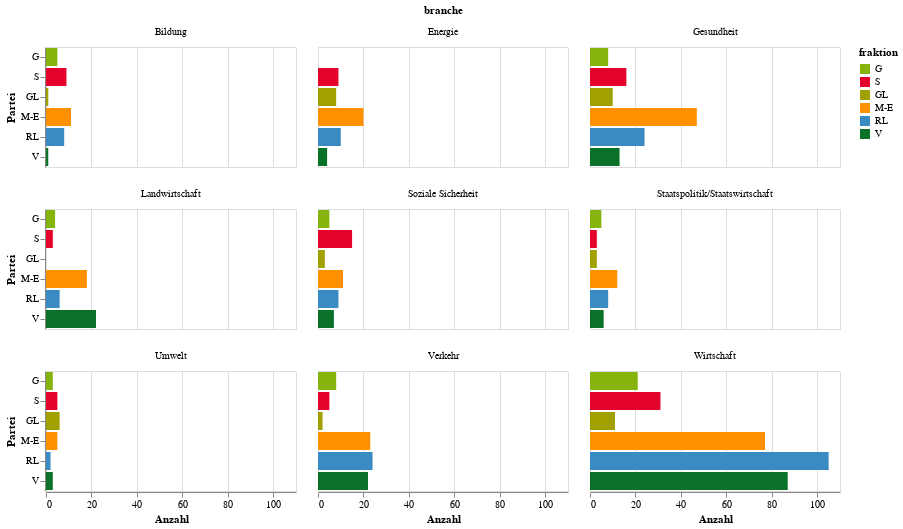

The notebook cell saved with this chart:
### Code cell
source = duckdb.query('''
    select branche, fraktion, count(1) count
    from df_bezahlt
    where fraktion in (select fraktion from df)
    and branche in (select branche from df_bezahlt group by branche having count(1) >= 20)
    group by 1, 2
''').to_df()

alt.Chart(source).mark_bar().encode(
    x=alt.X('count', title='Anzahl'),
    y=alt.Y('fraktion', sort=['G','S','GL','M-E','RL','V'], title='Partei'),
    color=alt.Color('fraktion', scale=alt.Scale(domain=['G','S','GL','M-E','RL','V'], range=['#85B50C','#E4022D','#A0A000','#FF9100','#3A8BC1','#0A7228'])),
).properties(
    width=250
).facet(
    facet='branche',
    columns=3
)

### Figure 1 — Vega-Lite specification as saved in the notebook (floating-point values rounded to 4 significant figures)
{"config": {"view": {"continuousWidth": 400, "continuousHeight": 300}}, "data": {"name": "data-09f75a73052cb98446f80c86219f42ee"}, "facet": {"field": "branche", "type": "nominal"}, "spec": {"mark": "bar", "encoding": {"color": {"field": "fraktion", "scale": {"domain": ["G", "S", "GL", "M-E", "RL", "V"], "range": ["#85B50C", "#E4022D", "#A0A000", "#FF9100", "#3A8BC1", "#0A7228"]}, "type": "nominal"}, "x": {"field": "count", "title": "Anzahl", "type": "quantitative"}, "y": {"field": "fraktion", "sort": ["G", "S", "GL", "M-E", "RL", "V"], "title": "Partei", "type": "nominal"}}, "width": 250}, "columns": 3, "$schema": "https://vega.github.io/schema/vega-lite/v4.17.0.json", "datasets": {"data-09f75a73052cb98446f80c86219f42ee": [{"branche": "Bildung", "fraktion": "G", "count": 5}, {"branche": "Gesundheit", "fraktion": "G", "count": 8}, {"branche": "Wirtschaft", "fraktion": "G", "count": 21}, {"branche": "Soziale Sicherheit", "fraktion": "V", "count": 7}, {"branche": "Umwelt", "fraktion": "V", "count": 3}, {"branche": "Wirtschaft", "fraktion": "V", "count": 87}, {"branche": "Landwirtschaft", "fraktion": "V", "count": 22}, {"branche": "Verkehr", "fraktion": "V", "count": 22}, {"branche": "Staatspolitik/Staatswirtschaft", "fraktion": "V", "count": 6}, {"branche": "Wirtschaft", "fraktion": "RL", "count": 105}, {"branche": "Verkehr", "fraktion": "RL", "count": 24}, {"branche": "Gesundheit", "fraktion": "V", "count": 13}, {"branche": "Staatspolitik/Staatswirtschaft", "fraktion": "RL", "count": 8}, {"branche": "Verkehr", "fraktion": "G", "count": 8}, {"branche": "Wirtschaft", "fraktion": "M-E", "count": 77}, {"branche": "Bildung", "fraktion": "M-E", "count": 11}, {"branche": "Verkehr", "fraktion": "M-E", "count": 23}, {"branche": "Gesundheit", "fraktion": "M-E", "count": 47}, {"branche": "Bildung", "fraktion": "RL", "count": 8}, {"branche": "Landwirtschaft", "fraktion": "RL", "count": 6}, {"branche": "Gesundheit", "fraktion": "S", "count": 16}, {"branche": "Soziale Sicherheit", "fraktion": "S", "count": 15}, {"branche": "Wirtschaft", "fraktion": "S", "count": 31}, {"branche": "Energie", "fraktion": "GL", "count": 8}, {"branche": "Staatspolitik/Staatswirtschaft", "fraktion": "GL", "count": 3}, {"branche": "Umwelt", "fraktion": "GL", "count": 6}, {"branche": "Wirtschaft", "fraktion": "GL", "count": 11}, {"branche": "Landwirtschaft", "fraktion": "M-E", "count": 18}, {"branche": "Gesundheit", "fraktion": "RL", "count": 24}, {"branche": "Soziale Sicherheit", "fraktion": "RL", "count": 9}, {"branche": "Umwelt", "fraktion": "M-E", "count": 5}, {"branche": "Energie", "fraktion": "M-E", "count": 20}, {"branche": "Soziale Sicherheit", "fraktion": "M-E", "count": 11}, {"branche": "Staatspolitik/Staatswirtschaft", "fraktion": "S", "count": 3}, {"branche": "Verkehr", "fraktion": "S", "count": 5}, {"branche": "Bildung", "fraktion": "S", "count": 9}, {"branche": "Soziale Sicherheit", "fraktion": "G", "count": 5}, {"branche": "Bildung", "fraktion": "GL", "count": 1}, {"branche": "Landwirtschaft", "fraktion": "G", "count": 4}, {"branche": "Umwelt", "fraktion": "G", "count": 3}, {"branche": "Staatspolitik/Staatswirtschaft", "fraktion": "G", "count": 5}, {"branche": "Staatspolitik/Staatswirtschaft", "fraktion": "M-E", "count": 12}, {"branche": "Landwirtschaft", "fraktion": "S", "count": 3}, {"branche": "Bildung", "fraktion": "V", "count": 1}, {"branche": "Energie", "fraktion": "S", "count": 9}, {"branche": "Energie", "fraktion": "V", "count": 4}, {"branche": "Umwelt", "fraktion": "S", "count": 5}, {"branche": "Energie", "fraktion": "RL", "count": 10}, {"branche": "Gesundheit", "fraktion": "GL", "count": 10}, {"branche": "Verkehr", "fraktion": "GL", "count": 2}, {"branche": "Soziale Sicherheit", "fraktion": "GL", "count": 3}, {"branche": "Umwelt", "fraktion": "RL", "count": 2}]}}
